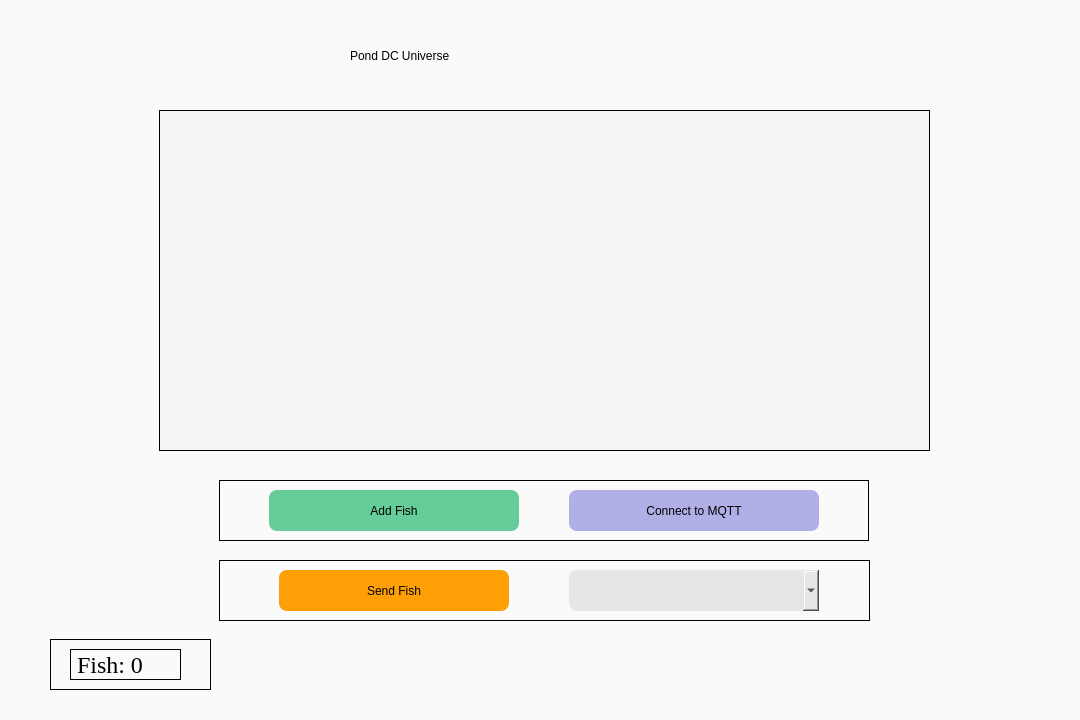
<?xml version="1.0" encoding="UTF-8"?>
<ui version="4.0">
 <class>MainWindow</class>
 <widget class="QMainWindow" name="MainWindow">
  <property name="geometry">
   <rect>
    <x>0</x>
    <y>0</y>
    <width>1080</width>
    <height>720</height>
   </rect>
  </property>
  <property name="windowTitle">
   <string>MainWindow</string>
  </property>
  <property name="styleSheet">
   <string notr="true">background-color: #FAFAFA;</string>
  </property>
  <widget class="QWidget" name="centralwidget">
   <widget class="QLabel" name="pondnameLabel">
    <property name="geometry">
     <rect>
      <x>350</x>
      <y>30</y>
      <width>381</width>
      <height>51</height>
     </rect>
    </property>
    <property name="styleSheet">
     <string notr="true">font: 700 36pt &quot;Times New Roman&quot;;
color: rgb(0, 0, 0);</string>
    </property>
    <property name="text">
     <string>Pond DC Universe </string>
    </property>
    <property name="alignment">
     <set>Qt::AlignLeading|Qt::AlignLeft|Qt::AlignVCenter</set>
    </property>
   </widget>
   <widget class="QFrame" name="buttonsFrame">
    <property name="geometry">
     <rect>
      <x>219</x>
      <y>480</y>
      <width>650</width>
      <height>61</height>
     </rect>
    </property>
    <property name="styleSheet">
     <string notr="true">border: 1px solid black;</string>
    </property>
    <property name="frameShape">
     <enum>QFrame::NoFrame</enum>
    </property>
    <widget class="QPushButton" name="addfishButton">
     <property name="geometry">
      <rect>
       <x>50</x>
       <y>10</y>
       <width>250</width>
       <height>41</height>
      </rect>
     </property>
     <property name="styleSheet">
      <string notr="true">font: 600 18pt &quot;Times New Roman&quot;;
background-color: #66CC99;
border: none;
border-radius: 8px;</string>
     </property>
     <property name="text">
      <string>Add Fish</string>
     </property>
    </widget>
    <widget class="QPushButton" name="connectButton">
     <property name="geometry">
      <rect>
       <x>350</x>
       <y>10</y>
       <width>250</width>
       <height>41</height>
      </rect>
     </property>
     <property name="styleSheet">
      <string notr="true">font: 600 18pt &quot;Times New Roman&quot;;
background-color: #B0AFE6;
border: none;
border-radius: 8px;</string>
     </property>
     <property name="text">
      <string>Connect to MQTT</string>
     </property>
    </widget>
   </widget>
   <widget class="QFrame" name="mainFrame">
    <property name="geometry">
     <rect>
      <x>159</x>
      <y>110</y>
      <width>771</width>
      <height>341</height>
     </rect>
    </property>
    <property name="styleSheet">
     <string notr="true">background-color: #F5F5F5;
image: url(:/pond/images/pond.png);
border: 1px solid black;</string>
    </property>
    <property name="frameShape">
     <enum>QFrame::NoFrame</enum>
    </property>
   </widget>
   <widget class="QFrame" name="frame">
    <property name="geometry">
     <rect>
      <x>50</x>
      <y>639</y>
      <width>161</width>
      <height>51</height>
     </rect>
    </property>
    <property name="styleSheet">
     <string notr="true">border: 1px solid black;</string>
    </property>
    <property name="frameShape">
     <enum>QFrame::NoFrame</enum>
    </property>
    <widget class="QLabel" name="fashLabel">
     <property name="geometry">
      <rect>
       <x>20</x>
       <y>10</y>
       <width>111</width>
       <height>31</height>
      </rect>
     </property>
     <property name="font">
      <font>
       <family>Times New Roman</family>
       <pointsize>18</pointsize>
      </font>
     </property>
     <property name="styleSheet">
      <string notr="true">color:rgb(0, 0, 0)</string>
     </property>
     <property name="text">
      <string>Fish: 0</string>
     </property>
    </widget>
   </widget>
   <widget class="QFrame" name="sendFrame">
    <property name="geometry">
     <rect>
      <x>219</x>
      <y>560</y>
      <width>651</width>
      <height>61</height>
     </rect>
    </property>
    <property name="styleSheet">
     <string notr="true">border: 1px solid black;</string>
    </property>
    <property name="frameShape">
     <enum>QFrame::NoFrame</enum>
    </property>
    <widget class="QPushButton" name="sendfishButton">
     <property name="geometry">
      <rect>
       <x>60</x>
       <y>10</y>
       <width>230</width>
       <height>41</height>
      </rect>
     </property>
     <property name="styleSheet">
      <string notr="true">font: 600 18pt &quot;Times New Roman&quot;;
background-color: #FE9F06;
border: none;
border-radius: 8px;</string>
     </property>
     <property name="text">
      <string>Send Fish</string>
     </property>
    </widget>
    <widget class="QComboBox" name="groupselectionbox">
     <property name="geometry">
      <rect>
       <x>350</x>
       <y>10</y>
       <width>250</width>
       <height>41</height>
      </rect>
     </property>
     <property name="styleSheet">
      <string notr="true">font: 600 18pt &quot;Times New Roman&quot;;
background-color: #e6e6e6;
border: none;
border-radius: 8px;</string>
     </property>
    </widget>
   </widget>
  </widget>
 </widget>
 <resources>
  <include location="../resources/resource.qrc"/>
 </resources>
 <connections/>
</ui>
